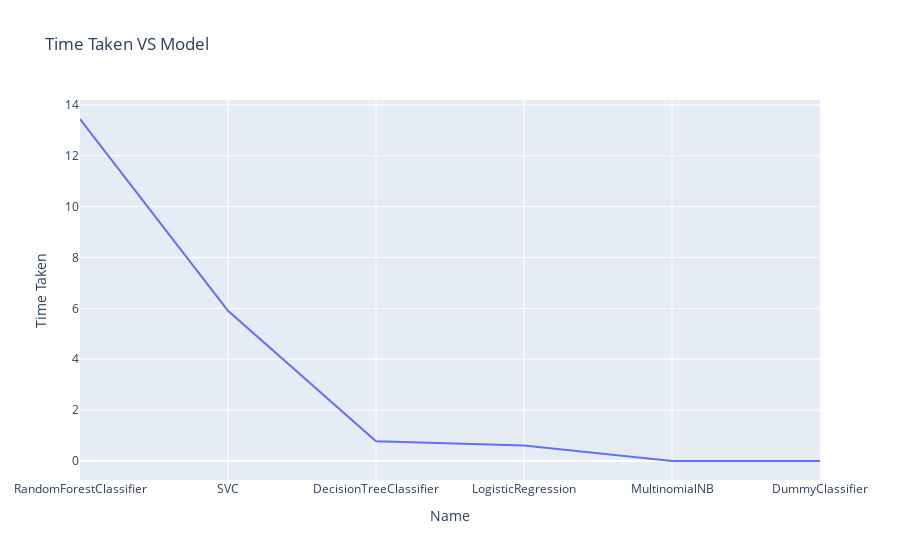

Notebook code for this chart:
### Code cell
model_df.sort_values(by = 'Time Taken',ascending = False,inplace = True)
fig = px.line(model_df, x="Name", y="Time Taken", title='Time Taken VS Model')
fig.show()

### Figure 1 — Plotly figure (JSON) as saved in the notebook; plotly's stock layout.template omitted (floating-point values rounded to 4 significant figures)
{"data": [{"hovertemplate": "Name=%{x}<br>Time Taken=%{y}<extra></extra>", "legendgroup": "", "line": {"color": "#636efa", "dash": "solid"}, "marker": {"symbol": "circle"}, "mode": "lines", "name": "", "orientation": "v", "showlegend": false, "type": "scatter", "x": ["RandomForestClassifier", "SVC", "DecisionTreeClassifier", "LogisticRegression", "MultinomialNB", "DummyClassifier"], "xaxis": "x", "y": [13.44, 5.905, 0.772, 0.611, 0.003625, 0], "yaxis": "y"}], "layout": {"legend": {"tracegroupgap": 0}, "title": {"text": "Time Taken VS Model"}, "xaxis": {"anchor": "y", "domain": [0, 1], "title": {"text": "Name"}}, "yaxis": {"anchor": "x", "domain": [0, 1], "title": {"text": "Time Taken"}}}}
